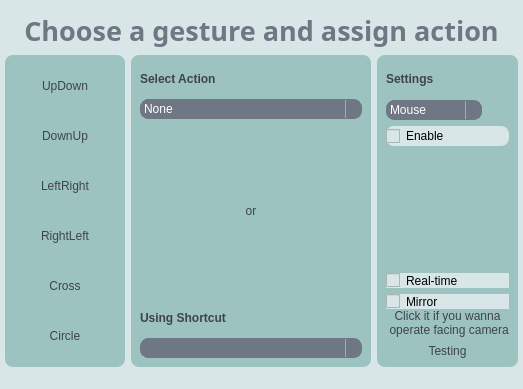
<?xml version="1.0" encoding="UTF-8"?>
<ui version="4.0">
 <class>MainWindow</class>
 <widget class="QMainWindow" name="MainWindow">
  <property name="geometry">
   <rect>
    <x>0</x>
    <y>0</y>
    <width>523</width>
    <height>389</height>
   </rect>
  </property>
  <property name="minimumSize">
   <size>
    <width>523</width>
    <height>389</height>
   </size>
  </property>
  <property name="windowTitle">
   <string>MainWindow</string>
  </property>
  <property name="styleSheet">
   <string notr="true">* {
background-color:#D8E6E7;
font-family:Helvetica Neue;
border-radius: 8px
/*font-color:#F8FAFF;*/
}

QGroupBox, QFrame {
	background:#9DC3C1;
}
QPushButton:hover {
	background-color:#77AAAD;
	color:#3E4348 ;
	border-radius: 3px

}
QPushButton:pressed,QPushButton:checked{
	background-color:#ABD0CE;
	border-radius: 3px

}

QComboBox {
background:#6E7783;
border-radius: 8px;
border: 1px solid #6E7783;
color:white;
combobox-popup: 0;
padding: 1px 0px 1px 3px;
}
QComboBox::drop-down {
    subcontrol-origin: padding;
    subcontrol-position: top right;
    width: 15px;

    border-left-width: 1px;
    border-left-color: darkgray;
    border-left-style: solid; /* just a single line */
    border-top-right-radius: 3px; /* same radius as the QComboBox */
    border-bottom-right-radius: 3px;
}
QComboBox QAbstractItemView {
border-radius: 8px;
background-color: #D8E6E7;
color:black;
}
QLabel,QPushButton {
background-color:#9DC3C1;
color: #3E4348;
}
#header_label{
color: #6E7783;
font-family:Futura;
background-color:#D8E6E7
}</string>
  </property>
  <widget class="QWidget" name="centralwidget">
   <layout class="QVBoxLayout" name="verticalLayout_4">
    <property name="leftMargin">
     <number>5</number>
    </property>
    <property name="topMargin">
     <number>12</number>
    </property>
    <property name="rightMargin">
     <number>5</number>
    </property>
    <property name="bottomMargin">
     <number>0</number>
    </property>
    <item>
     <layout class="QHBoxLayout" name="horizontalLayout_2">
      <item>
       <widget class="QLabel" name="header_label">
        <property name="sizePolicy">
         <sizepolicy hsizetype="Minimum" vsizetype="Preferred">
          <horstretch>0</horstretch>
          <verstretch>0</verstretch>
         </sizepolicy>
        </property>
        <property name="font">
         <font>
          <family>Futura</family>
          <pointsize>20</pointsize>
          <weight>75</weight>
          <bold>true</bold>
         </font>
        </property>
        <property name="text">
         <string>Choose a gesture and assign action</string>
        </property>
        <property name="alignment">
         <set>Qt::AlignCenter</set>
        </property>
       </widget>
      </item>
     </layout>
    </item>
    <item>
     <layout class="QHBoxLayout" name="horizontalLayout" stretch="1,2,0">
      <item>
       <widget class="QGroupBox" name="groupBox">
        <property name="title">
         <string/>
        </property>
        <property name="checkable">
         <bool>false</bool>
        </property>
        <property name="checked">
         <bool>false</bool>
        </property>
        <layout class="QVBoxLayout" name="verticalLayout">
         <property name="leftMargin">
          <number>0</number>
         </property>
         <property name="rightMargin">
          <number>0</number>
         </property>
         <item>
          <widget class="QPushButton" name="UpDown_btn">
           <property name="sizePolicy">
            <sizepolicy hsizetype="Minimum" vsizetype="Expanding">
             <horstretch>0</horstretch>
             <verstretch>0</verstretch>
            </sizepolicy>
           </property>
           <property name="text">
            <string>UpDown</string>
           </property>
           <property name="checkable">
            <bool>true</bool>
           </property>
           <property name="checked">
            <bool>false</bool>
           </property>
           <attribute name="buttonGroup">
            <string notr="true">buttonGroup</string>
           </attribute>
          </widget>
         </item>
         <item>
          <widget class="QPushButton" name="DownUp_btn">
           <property name="sizePolicy">
            <sizepolicy hsizetype="Minimum" vsizetype="Expanding">
             <horstretch>0</horstretch>
             <verstretch>0</verstretch>
            </sizepolicy>
           </property>
           <property name="text">
            <string>DownUp</string>
           </property>
           <property name="checkable">
            <bool>true</bool>
           </property>
           <property name="checked">
            <bool>false</bool>
           </property>
           <attribute name="buttonGroup">
            <string notr="true">buttonGroup</string>
           </attribute>
          </widget>
         </item>
         <item>
          <widget class="QPushButton" name="UpRight_btn">
           <property name="sizePolicy">
            <sizepolicy hsizetype="Minimum" vsizetype="Expanding">
             <horstretch>0</horstretch>
             <verstretch>0</verstretch>
            </sizepolicy>
           </property>
           <property name="text">
            <string>LeftRight</string>
           </property>
           <property name="checkable">
            <bool>true</bool>
           </property>
           <property name="checked">
            <bool>false</bool>
           </property>
           <attribute name="buttonGroup">
            <string notr="true">buttonGroup</string>
           </attribute>
          </widget>
         </item>
         <item>
          <widget class="QPushButton" name="DownRight_btn">
           <property name="sizePolicy">
            <sizepolicy hsizetype="Minimum" vsizetype="Expanding">
             <horstretch>0</horstretch>
             <verstretch>0</verstretch>
            </sizepolicy>
           </property>
           <property name="text">
            <string>RightLeft</string>
           </property>
           <property name="checkable">
            <bool>true</bool>
           </property>
           <property name="checked">
            <bool>false</bool>
           </property>
           <attribute name="buttonGroup">
            <string notr="true">buttonGroup</string>
           </attribute>
          </widget>
         </item>
         <item>
          <widget class="QPushButton" name="UpLeft_btn">
           <property name="sizePolicy">
            <sizepolicy hsizetype="Minimum" vsizetype="Expanding">
             <horstretch>0</horstretch>
             <verstretch>0</verstretch>
            </sizepolicy>
           </property>
           <property name="text">
            <string>Cross</string>
           </property>
           <property name="checkable">
            <bool>true</bool>
           </property>
           <property name="checked">
            <bool>false</bool>
           </property>
           <attribute name="buttonGroup">
            <string notr="true">buttonGroup</string>
           </attribute>
          </widget>
         </item>
         <item>
          <widget class="QPushButton" name="DownLeft_btn">
           <property name="sizePolicy">
            <sizepolicy hsizetype="Minimum" vsizetype="Expanding">
             <horstretch>0</horstretch>
             <verstretch>0</verstretch>
            </sizepolicy>
           </property>
           <property name="text">
            <string>Circle</string>
           </property>
           <property name="checkable">
            <bool>true</bool>
           </property>
           <property name="checked">
            <bool>false</bool>
           </property>
           <attribute name="buttonGroup">
            <string notr="true">buttonGroup</string>
           </attribute>
          </widget>
         </item>
        </layout>
       </widget>
      </item>
      <item>
       <widget class="QGroupBox" name="groupBox_2">
        <property name="title">
         <string/>
        </property>
        <layout class="QVBoxLayout" name="verticalLayout_2" stretch="1,1,6,1,1">
         <item>
          <widget class="QLabel" name="label_2">
           <property name="font">
            <font>
             <family>Helvetica Neue</family>
             <weight>75</weight>
             <bold>true</bold>
            </font>
           </property>
           <property name="text">
            <string>Select Action</string>
           </property>
          </widget>
         </item>
         <item>
          <widget class="QComboBox" name="actionCombo">
           <item>
            <property name="text">
             <string>None</string>
            </property>
           </item>
           <item>
            <property name="text">
             <string>Maximise Window</string>
            </property>
           </item>
           <item>
            <property name="text">
             <string>Minimise Window</string>
            </property>
           </item>
           <item>
            <property name="text">
             <string>Go Left</string>
            </property>
           </item>
           <item>
            <property name="text">
             <string>Go right</string>
            </property>
           </item>
           <item>
            <property name="text">
             <string>Esc</string>
            </property>
           </item>
           <item>
            <property name="text">
             <string>Play PPT</string>
            </property>
           </item>
          </widget>
         </item>
         <item>
          <widget class="QLabel" name="label_4">
           <property name="text">
            <string>or</string>
           </property>
           <property name="alignment">
            <set>Qt::AlignCenter</set>
           </property>
          </widget>
         </item>
         <item>
          <widget class="QLabel" name="label_3">
           <property name="font">
            <font>
             <family>Helvetica Neue</family>
             <weight>75</weight>
             <bold>true</bold>
            </font>
           </property>
           <property name="text">
            <string>Using Shortcut</string>
           </property>
          </widget>
         </item>
         <item>
          <widget class="QComboBox" name="comboBox_3"/>
         </item>
        </layout>
       </widget>
      </item>
      <item>
       <widget class="QFrame" name="frame">
        <property name="sizePolicy">
         <sizepolicy hsizetype="Preferred" vsizetype="Preferred">
          <horstretch>0</horstretch>
          <verstretch>0</verstretch>
         </sizepolicy>
        </property>
        <property name="frameShape">
         <enum>QFrame::StyledPanel</enum>
        </property>
        <property name="frameShadow">
         <enum>QFrame::Raised</enum>
        </property>
        <layout class="QGridLayout" name="gridLayout" rowstretch="2,3,8,3,1">
         <property name="sizeConstraint">
          <enum>QLayout::SetDefaultConstraint</enum>
         </property>
         <item row="0" column="0">
          <widget class="QLabel" name="label_5">
           <property name="sizePolicy">
            <sizepolicy hsizetype="Preferred" vsizetype="Preferred">
             <horstretch>0</horstretch>
             <verstretch>0</verstretch>
            </sizepolicy>
           </property>
           <property name="font">
            <font>
             <family>Helvetica Neue</family>
             <weight>75</weight>
             <bold>true</bold>
            </font>
           </property>
           <property name="text">
            <string>Settings</string>
           </property>
           <property name="alignment">
            <set>Qt::AlignLeading|Qt::AlignLeft|Qt::AlignVCenter</set>
           </property>
          </widget>
         </item>
         <item row="1" column="0">
          <layout class="QVBoxLayout" name="verticalLayout_3" stretch="1,1">
           <item>
            <widget class="QComboBox" name="deviceCombo">
             <property name="sizePolicy">
              <sizepolicy hsizetype="Maximum" vsizetype="Preferred">
               <horstretch>0</horstretch>
               <verstretch>0</verstretch>
              </sizepolicy>
             </property>
             <property name="frame">
              <bool>false</bool>
             </property>
             <item>
              <property name="text">
               <string>Mouse</string>
              </property>
             </item>
             <item>
              <property name="text">
               <string>Laser Pointer</string>
              </property>
             </item>
            </widget>
           </item>
           <item>
            <widget class="QCheckBox" name="enableCheck">
             <property name="sizePolicy">
              <sizepolicy hsizetype="Minimum" vsizetype="Minimum">
               <horstretch>0</horstretch>
               <verstretch>0</verstretch>
              </sizepolicy>
             </property>
             <property name="text">
              <string>Enable</string>
             </property>
            </widget>
           </item>
          </layout>
         </item>
         <item row="2" column="0">
          <spacer name="horizontalSpacer">
           <property name="orientation">
            <enum>Qt::Horizontal</enum>
           </property>
           <property name="sizeHint" stdset="0">
            <size>
             <width>40</width>
             <height>20</height>
            </size>
           </property>
          </spacer>
         </item>
         <item row="3" column="0">
          <layout class="QVBoxLayout" name="verticalLayout_6">
           <item>
            <widget class="QCheckBox" name="trackCheck">
             <property name="text">
              <string>Real-time</string>
             </property>
            </widget>
           </item>
           <item>
            <layout class="QVBoxLayout" name="verticalLayout_7">
             <property name="spacing">
              <number>0</number>
             </property>
             <item>
              <widget class="QCheckBox" name="mirrorCheck">
               <property name="sizePolicy">
                <sizepolicy hsizetype="Preferred" vsizetype="Expanding">
                 <horstretch>0</horstretch>
                 <verstretch>0</verstretch>
                </sizepolicy>
               </property>
               <property name="text">
                <string>Mirror</string>
               </property>
              </widget>
             </item>
             <item>
              <widget class="QLabel" name="label">
               <property name="sizePolicy">
                <sizepolicy hsizetype="Fixed" vsizetype="Expanding">
                 <horstretch>0</horstretch>
                 <verstretch>0</verstretch>
                </sizepolicy>
               </property>
               <property name="font">
                <font>
                 <family>Helvetica Neue</family>
                 <pointsize>9</pointsize>
                </font>
               </property>
               <property name="text">
                <string>Click it if you wanna 
 operate facing camera</string>
               </property>
               <property name="alignment">
                <set>Qt::AlignCenter</set>
               </property>
              </widget>
             </item>
            </layout>
           </item>
          </layout>
         </item>
         <item row="4" column="0">
          <widget class="QPushButton" name="draw_btn">
           <property name="sizePolicy">
            <sizepolicy hsizetype="Minimum" vsizetype="Preferred">
             <horstretch>0</horstretch>
             <verstretch>0</verstretch>
            </sizepolicy>
           </property>
           <property name="text">
            <string>Testing</string>
           </property>
          </widget>
         </item>
        </layout>
       </widget>
      </item>
     </layout>
    </item>
   </layout>
  </widget>
  <widget class="QMenuBar" name="menubar">
   <property name="geometry">
    <rect>
     <x>0</x>
     <y>0</y>
     <width>523</width>
     <height>22</height>
    </rect>
   </property>
  </widget>
  <widget class="QStatusBar" name="statusbar"/>
 </widget>
 <resources/>
 <connections/>
 <buttongroups>
  <buttongroup name="buttonGroup"/>
 </buttongroups>
</ui>
